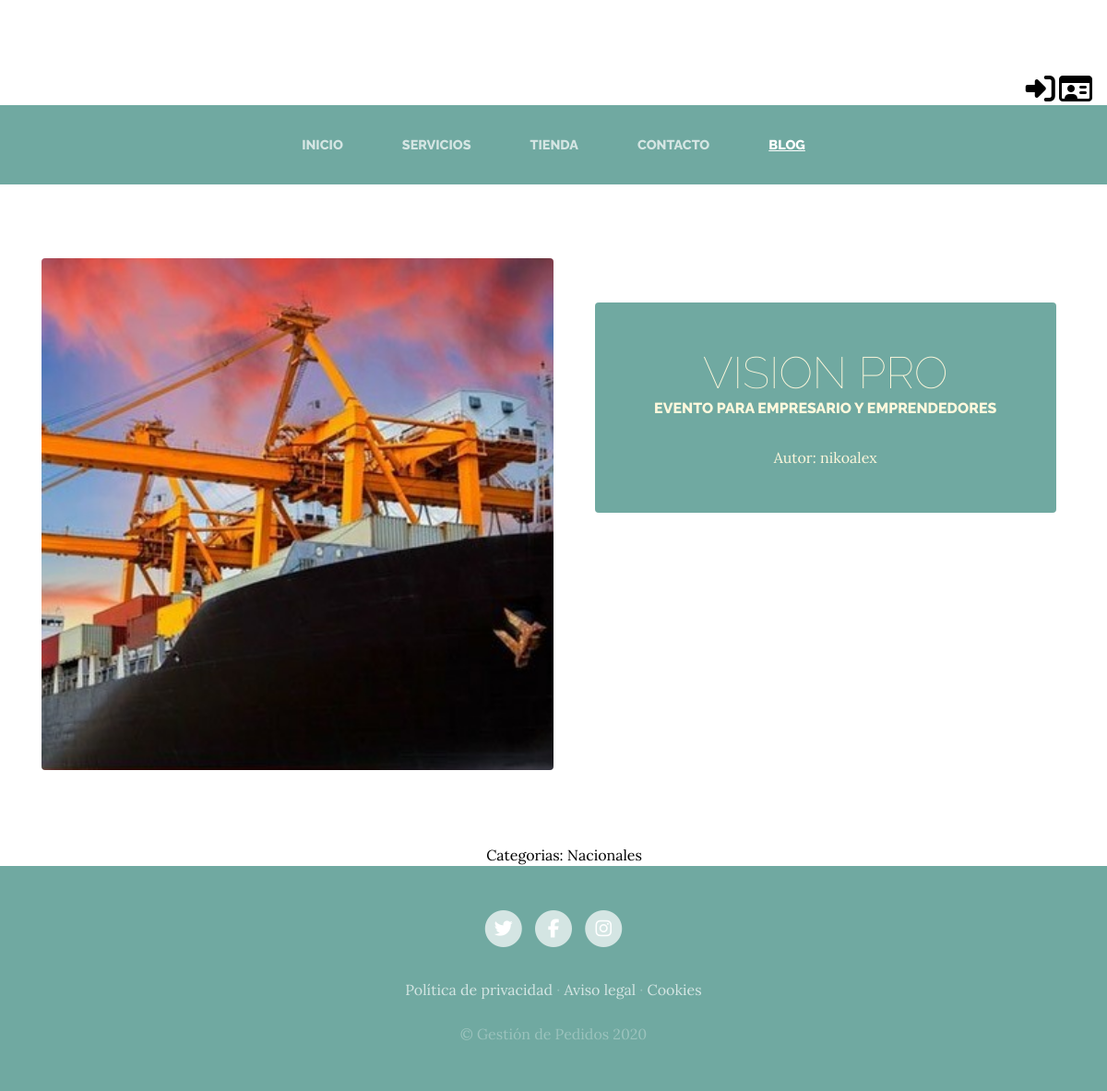
Screenshot of /blog/ with the database file from the repository.
### blog/models.py (models this page shows, shortened)
class Post(models.Model):
    titulo = models.CharField(max_length=50)
    contenido = models.CharField(max_length=50)
    imagen = models.ImageField(upload_to='blog', null=True,blank=True)
    created = models.DateTimeField(auto_now_add=True)
    updated = models.DateTimeField(auto_now_add=True)
    autor=models.ForeignKey(User, on_delete=models.CASCADE)
    categorias=models.ManyToManyField(Categoria)
    class Meta:
        verbose_name = 'Post'
        verbose_name_plural = 'posts'

class Categoria(models.Model):
    nombre = models.CharField(max_length=50)
    created = models.DateTimeField(auto_now_add=True)
    updated = models.DateTimeField(auto_now_add=True)
    class Meta:
        verbose_name = 'Categoria'
        verbose_name_plural = 'categorias'

### blog/views.py (the view)
# urls.py: 2. Add a URL to urlpatterns:  path('blog/', include('blog.urls'))
def blog(request):
     posts=Post.objects.all()
     return render(request, "blog/blog.html", {"posts":posts})

### carro/context_processor.py (called while the page is built)
def importe_total_carro(request):
    total=0
    if request.user.is_authenticated:
        for key, value in request.session["carro"].items():
            total=total+float(value["precio"])
    else:
        total="Debes iniciar sesion"
    return{"importe_total_carro":total}

### blog/templates/blog/blog.html
{% extends "ProyectoWebApp/base.html" %}
{% load static %}
{% block content %}
    {% for post in posts %}
       <section class="page-section clearfix">
    <div class="container">
      <div class="intro">
        <img class="intro-img img-fluid mb-3 mb-lg-0 rounded" src="{{post.imagen.url}}" alt="" style= "width: 50%;" >
        <div class="intro-text left-0 text-center bg-faded p-5 rounded">
          <h2 class="section-heading mb-4" >
            <span class="section-heading-lower"> {{post.titulo}}</span>
            <span class="section-heading-upper"> {{post.contenido}}</span>
          </h2>
        <div style ="text-aling: center;">
            Autor: {{post.autor}}
        </div>
        </div>
      </div>
    </div>
  </section>
    {% endfor %}
    <section>
        <dir style="width: 75%; margin: auto; text-align: center; color: black;">
            Categorias:
            {% for post in posts %}
                {% for  categoria in post.categorias.all %}
                    <a href="{% url 'categoria' categoria.id %}" class="linksCategorias" >{{categoria.nombre}} </a> &nbsp;&nbsp;&nbsp;
                {% endfor %}
            {% endfor %}
        </dir>
    </section>
{% endblock  %}

### ProyectoWebApp/static/ProyectoWebApp/css/gestion.css (style rules this page uses)
body { font-family: 'Lora'; background-attachment: fixed; background-position: center; background-size: cover; }
h1, h2, h3, h4, h5, h6 { font-family: 'Raleway'; }
.page-section { margin-top: 5rem; margin-bottom: 5rem; }
.section-heading { text-transform: uppercase; }
.section-heading .section-heading-upper { display: block; font-size: 1rem; font-weight: 800; padding-bottom:.5rem; }
.section-heading .section-heading-lower { display: block; font-size: 3rem; font-weight: 100; }
.bg-faded { background-color: rgba(255, 255, 255, 0.85); }
.intro { position: relative; }
@media (min-width: 992px) { .intro .intro-img { width: 75%; float: left; } }
@media (min-width: 992px) { .intro .intro-text { left: 600; width: 60%; margin-top: 3rem; background-color: 70a9a1; color: cornsilk; position: absolute; } }
@media (min-width: 1200px) { .intro .intro-text { width: 45%; } }
.linksCategorias { color: black !important; }

### rows the page displays
Post: imagen (picture), titulo "VISION PRO", contenido "EVENTO PARA EMPRESARIO Y EMPRENDEDORES", autor "nikoalex"
Categoria: nombre "Nacionales"
